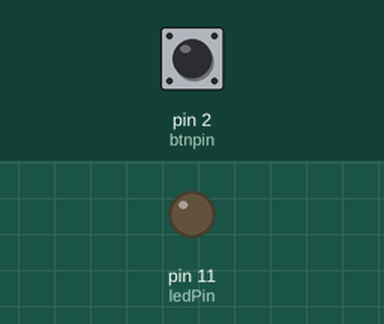
Simulated run of this sketch. Board: Arduino Uno, built with avr-gcc and run on an emulated ATmega328P. Shown: output pins drawn as LEDs (lit = HIGH). The test bench sets the inputs (shaded band); at power-on: pin 2 (btnpin) LOW.

Above: at 1.2 s.
1.3 s: pin 2 (btnpin) pulled HIGH for 3.2 s
At 5.5 s:
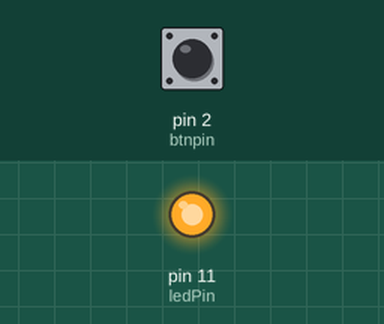
6.0 s: pin 2 (btnpin) pulled HIGH for 0.15 s
At 7.5 s:
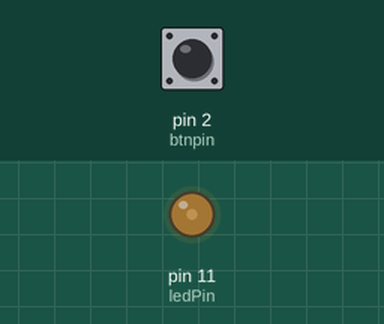
8.1 s: pin 2 (btnpin) pulled HIGH for 1 s
At 10.5 s:
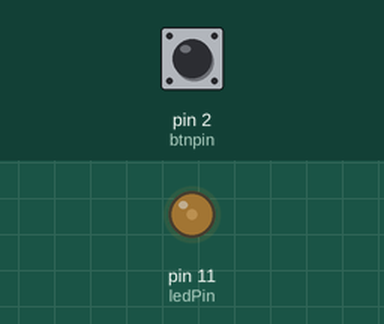
Timing chart, 0 to 12.0 s (numbered marks = the images above; inputs shaded):
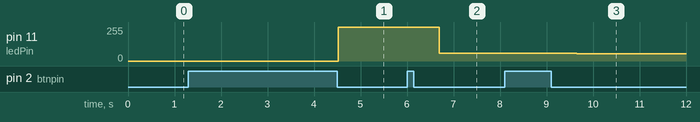

The sketch:

Fe_cube_05_pbtn_events.ino
```cpp
/*
Controlling a simple led via a pushbutton
*/

#define btnpin  2 // the number of the pushbutton pin
#define ledPin    11 // a PWM pin for the LED!

bool test        = false;
// variable that changes
bool allowInput  = true;
int btnStatePrev = LOW;
int btnState     = LOW;

// events
#define BTNFIXED     0    //no change
#define BTNPRESS     1
#define BTNRELEASE   2
unsigned long timepressed  = 0;
unsigned long timereleased = 0;
// button press types
#define NOPRESS      0
#define SHORTPRESS   1
#define LONGPRESS    2
#define DOUBLEPRESS  3
#define EXTREMEPRESS 4

int presstypePrev = NOPRESS;
int presstype     = NOPRESS;
unsigned long prevpresstime = 0;

//sensitivity constants
#define SHORTPRESSMAXDURATION 2000UL
#define LONGPRESSMAXDURATION  4000UL   // 4 seconds
#define DOUBLEPRESSWAIT       500UL    //half a second!


void setup() {
  // initialize the pushbutton pin as an input:
  pinMode(btnpin, INPUT);
  // LED on PWM pin, no setup needed.
  if (test) {
    Serial.begin(9600);
  }
}

void inputsampling(){
  //read the pushbutton if allowed
  if (allowInput) {
    if (presstype == NOPRESS) {
      btnStatePrev = btnState;
      btnState = digitalRead(btnpin);
      // handle the events if needed
      eventhandling();
    } else {
      // problem, the previous press type has not been handled yet!
      // note: in our design a SHORTPRESS will be handled even it
      //       later we change this into a DOUBLEPRESS !
      //if 5 seconds a press is not handled, we remove it
      if (millis()-prevpresstime > LONGPRESSMAXDURATION){
        presstype = NOPRESS;
        presstypePrev  = NOPRESS;
      }
    }
    allowInput = false;
  }
}

void  eventhandling(){
  // process the events to set button press types
  unsigned long currt = millis();
  unsigned long prevtimereleased;
  int event = BTNFIXED;
  if (btnStatePrev != btnState) {
    // an event happened, handle it
    if (btnState == HIGH){
      event = BTNPRESS;
      timepressed = currt;
    } else {
      event = BTNRELEASE;
      prevtimereleased = timereleased;
      timereleased = currt;
    }
  }
  switch (event) {
    case BTNFIXED:
      // if no event, we can have a long press or certain short press
      if (timereleased > 0 && timepressed > timereleased
          && currt - timepressed > LONGPRESSMAXDURATION){
        presstype = EXTREMEPRESS;
        presstypePrev = NOPRESS;
        //avoid double handling of same events
        timepressed = timereleased;
      } else if (timereleased > 0 && presstypePrev == SHORTPRESS
                  && currt - timereleased > DOUBLEPRESSWAIT){
        presstype = SHORTPRESS;
        presstypePrev = NOPRESS;
      }
      break;
    case BTNPRESS:
      // button is pressed in, we don't sent a press type for this
      break;
    case BTNRELEASE:
      // button is released, set press type
      if (timereleased - timepressed <= SHORTPRESSMAXDURATION){
        //a short press
        if (presstypePrev == SHORTPRESS
            && (timepressed - prevtimereleased) < DOUBLEPRESSWAIT) {
          //a double press
          presstype = DOUBLEPRESS;
          presstypePrev = NOPRESS;
        } else {
          //a normal short press, store, will be handled if no double press
          presstype = NOPRESS;
          //remember it in case it will be double press:
          presstypePrev = SHORTPRESS;
        }
      } else if (timereleased - timepressed <= LONGPRESSMAXDURATION){
        // a long press
        presstype = LONGPRESS;
      } // no need for extremelong test, BTNFIXED handles it
  }
  if (test && event != BTNFIXED){
    Serial.print(presstype);Serial.print(" ");
    Serial.println(timepressed - prevtimereleased);
  }
  // presstype has been set. The app should process it and set it to NOPRESS
}

// our app: a led that burns, dims and flickers
unsigned long looptime = 0;
#define LEDOFF     0
#define LEDON      1
#define LEDFLICKER 2
int ledstate = LEDOFF;
unsigned long flickertime = 0;
// 16 dim values
int dimvalue = 16;

void loop(){
  // every 40 ms we read input, and then process it to set the light
  unsigned long currt = millis();
  if (currt - looptime > 40UL) {
    allowInput = true;
    inputsampling();
    looptime = currt;
  }

  // handle button press if present
  switch (presstype) {
    case LONGPRESS:
    case EXTREMEPRESS:
      //switch on or off
      if (ledstate == LEDOFF){
         analogWrite(ledPin, 255);
         dimvalue = 16;
         ledstate = LEDON;
      } else {
         analogWrite(ledPin, 0);
         ledstate = LEDOFF;
      }
      break;
    case SHORTPRESS:
      //short press dims light
      if (ledstate != LEDOFF){
        dimvalue -= 1;
        if (dimvalue < 1) { dimvalue = 16;}
        analogWrite(ledPin, dimvalue*4);
      }
      break;
    case DOUBLEPRESS:
      //we flicker the led
      if (ledstate == LEDFLICKER) {
        ledstate = LEDON;
      } else if (ledstate != LEDOFF){
        ledstate = LEDFLICKER;
        flickertime = currt;
      }
      break;
  }
  presstype = NOPRESS;

  //if flicker, we flicker once every half second
  if (ledstate == LEDFLICKER) {
    if (currt - flickertime == 0) {
      analogWrite(ledPin, dimvalue*4); //on
    } else if (currt - flickertime > 1000) {
      analogWrite(ledPin, dimvalue*4); // restart
      flickertime = currt;
    } else if (currt - flickertime > 500) {
      analogWrite(ledPin, 0); //off
    }
  }
}
```

Measured:
- after the input at 1.3 s, pin 11 (ledPin): 0/255 → 255/255 after 3.2 s
- after the input at 6.0 s, pin 11 (ledPin): 255/255 → 60/255 after 0.69 s
- after the input at 8.1 s, pin 11 (ledPin): 60/255 → 56/255 after 1.5 s
